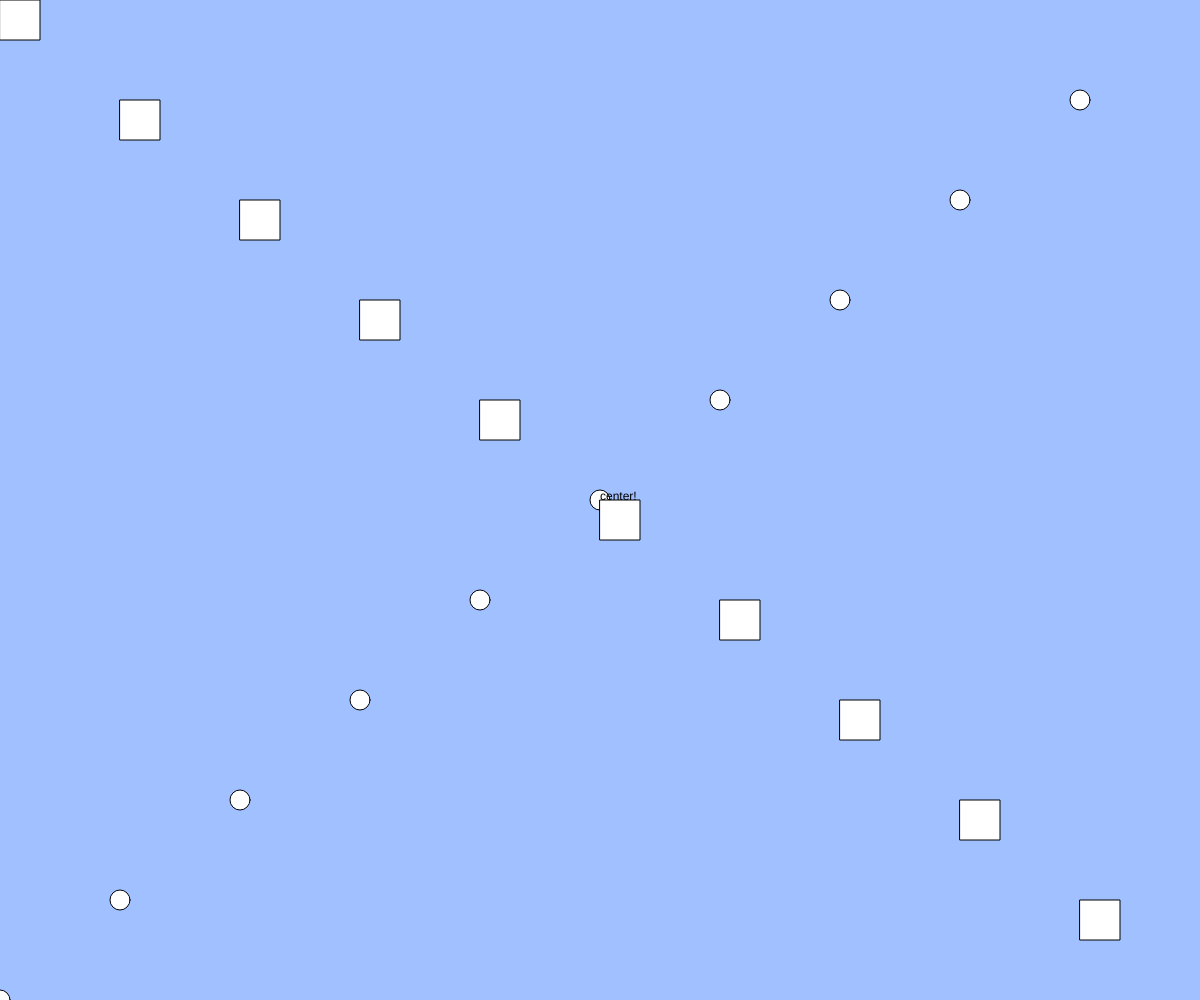
Frame 1 (no input)
Frame 60 (no input): identical to frame 1, image omitted
Frame 120 (the mouse pressed at the canvas centre since frame 60): identical to frame 1, image omitted

The p5.js sketch that drew this single still picture (run headless with seeded random() and noise() and a simulated clock; from frame 60 on, the mouse is pressed at the canvas centre):

// p5.js sketch
// ── sketch.js
// テキスト「リサイズするプログラムを作る」
function setup(){
  createCanvas(windowWidth, windowHeight);
}

function windowResized(){
  resizeCanvas(windowWidth, windowHeight);
}

function draw(){
  background(160, 192, 255);
  for(let i = 0; i < 10; i++){
    ellipse(width * i / 10, height * (10 - i) / 10, 20);
    square(width * i / 10, height * (0 + i) / 10, 40);
  }
  text("center!", width * 0.5, height * 0.5);
}
